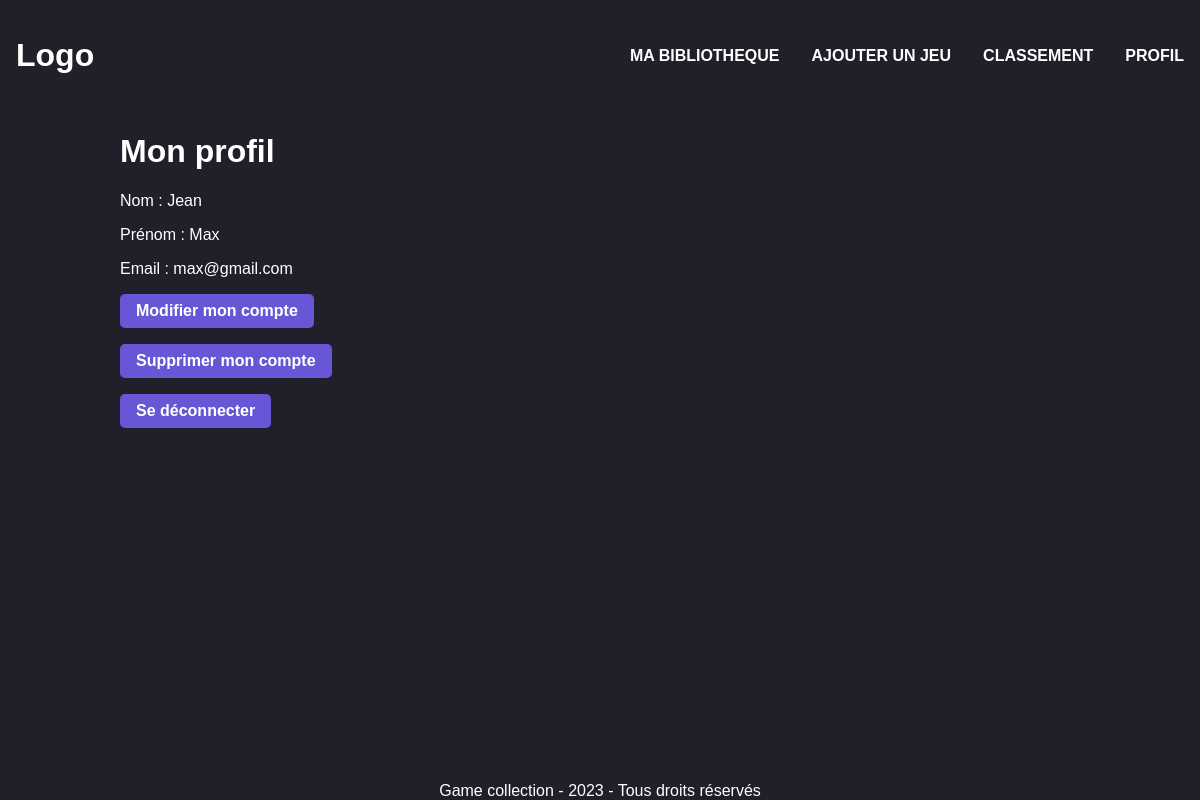
The app's page /profile (signed in) with its own data.
### tables this page shows
CREATE TABLE ACCOUNT
(
    id_user INT NOT NULL
    AUTO_INCREMENT,
    name_user VARCHAR
    (255) NOT NULL,
    surname_user VARCHAR
    (255) NOT NULL,
    email_user VARCHAR
    (255) NOT NULL,
    password_user VARCHAR
    (255) NOT NULL,
    PRIMARY KEY
    (id_user)
);

### controllers/profile.php (called while the page is built, shortened)
<?php
require_once './models/user.php';
$action = isset($_POST["action"]) ? $_POST["action"] : "";
$user_infos = get_user();
require './views/profile.php';

### models/user.php (called while the page is built, shortened)
<?php
$db = Database::getInstance()::getConnection();
function get_user()
{
    global $db;
    $query = $db->prepare("SELECT name_user, surname_user, email_user FROM ACCOUNT WHERE id_user = :id");
    $query->execute(['id' => $_SESSION['id']]);
    $data = $query->fetch(PDO::FETCH_ASSOC);
    return $data;
}

### views/profile.php (the view, shortened to what this page needs)
<!DOCTYPE html>
<html lang="en">
<head>
    <link rel="stylesheet" href="./assets/styles/profile.css">
</head>
<body>
    <?php require './assets/components/header.php'; ?>
    <div class="page-content">
        <h1>Mon profil</h1>
        <form method="post" class="modifyAccountForm">
            <?php if ($action == "modify") { ?>
                <input type="hidden" name="sendChanges" />
                <div class="div-input">
                    <label for="newName">Nom :</label>
                    <input type="text" name="newName" value=<?php echo $user_infos['name_user']; ?> />
                </div>
                <div class="div-input">
                    <label for="newSurname">Prénom :</label>
                    <input type="text" name="newSurname" value=<?php echo $user_infos['surname_user']; ?> />
                </div>
                <div class="div-input">
                    <label for="newMail">Email :</label>
                    <input type="text" name="newMail" value=<?php echo $user_infos['email_user']; ?> />
                </div class="div-input">
                <div class="div-input">
                    <label for="newPass">Mot de passe :</label>
                    <input type="password" name="pass" required />
                </div>
                <div class="div-input">
                    <label for="confirmPass">Confirmation du mot de passe :</label>
                    <input type="password" name="confirmPass" required />
                </div>
            <?php } else { ?>
                <p>Nom : <?php echo $user_infos['name_user']; ?></p>
                <p>Prénom : <?php echo $user_infos['surname_user']; ?></p>
                <p>Email : <?php echo $user_infos['email_user']; ?></p>
            <?php } ?>
            <button type="submit" name="action" value="modify"><?php echo $action != "modify" ? "Modifier mon compte" : "Modifier" ?></button>
            <button type="submit" name="action" value="delete" formnovalidate>Supprimer mon compte</button>
            <button type="submit" name="action" value="logout" formnovalidate>Se déconnecter</button>
        </form>
    </div>
    <?php require './assets/components/footer.php'; ?>
</body>
</html>

### assets/styles/profile.css (style rules this page uses)
.modifyAccountForm { display: flex; flex-direction: column; gap: 1rem; width: 40%; }
.modifyAccountForm p { margin: 0; }

### assets/styles/global.css (style rules this page uses)
:root { --bg-color: #211f2a; --modal-color: #252836; --input-color: #2b2f40; --btn-color: #6757d6; --font: "Barlow", sans-serif; }
body { background-color: var(--bg-color); color: white; font-family: var(--font); margin: 0; height: 100%; }
.page-content { padding: 0 7.5rem; }
button, input[type="button"], input[type="submit"] { background-color: var(--btn-color); border: none; border-radius: 5px; color: white; cursor: pointer; font-family: var(--font); font-size: 1rem; font-weight: 700; padding: 0.5rem 1rem; transition: all 0.2s ease-in-out; width: fit-content; }

### assets/styles/components/footer.css (style rules this page uses)
body { min-height: 100vh; margin: 0; height: 100%; position: relative; }
body::after { content: ""; display: block; height: 1em; }

### records on screen
account: name_user "Jean", surname_user "Max", email_user "max@gmail.com"
